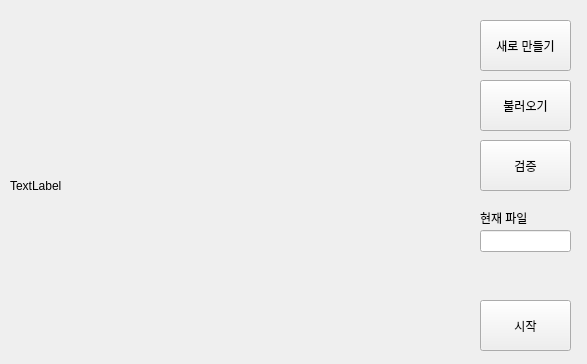
<?xml version="1.0" encoding="UTF-8"?>
<ui version="4.0">
 <class>Form</class>
 <widget class="QWidget" name="Form">
  <property name="geometry">
   <rect>
    <x>0</x>
    <y>0</y>
    <width>587</width>
    <height>364</height>
   </rect>
  </property>
  <property name="windowTitle">
   <string>Form</string>
  </property>
  <widget class="QLabel" name="image_label">
   <property name="geometry">
    <rect>
     <x>10</x>
     <y>10</y>
     <width>461</width>
     <height>351</height>
    </rect>
   </property>
   <property name="text">
    <string>TextLabel</string>
   </property>
   <property name="scaledContents">
    <bool>true</bool>
   </property>
  </widget>
  <widget class="QPushButton" name="btn_toggle_run">
   <property name="geometry">
    <rect>
     <x>480</x>
     <y>300</y>
     <width>91</width>
     <height>51</height>
    </rect>
   </property>
   <property name="text">
    <string>시작</string>
   </property>
  </widget>
  <widget class="QPushButton" name="btn_open">
   <property name="geometry">
    <rect>
     <x>480</x>
     <y>80</y>
     <width>91</width>
     <height>51</height>
    </rect>
   </property>
   <property name="text">
    <string>불러오기</string>
   </property>
  </widget>
  <widget class="QPushButton" name="btn_create_new">
   <property name="geometry">
    <rect>
     <x>480</x>
     <y>20</y>
     <width>91</width>
     <height>51</height>
    </rect>
   </property>
   <property name="text">
    <string>새로 만들기</string>
   </property>
  </widget>
  <widget class="QPushButton" name="btn_read">
   <property name="geometry">
    <rect>
     <x>480</x>
     <y>140</y>
     <width>91</width>
     <height>51</height>
    </rect>
   </property>
   <property name="text">
    <string>검증</string>
   </property>
   <property name="default">
    <bool>false</bool>
   </property>
   <property name="flat">
    <bool>false</bool>
   </property>
  </widget>
  <widget class="QLineEdit" name="current_pkl">
   <property name="geometry">
    <rect>
     <x>480</x>
     <y>230</y>
     <width>91</width>
     <height>22</height>
    </rect>
   </property>
   <property name="readOnly">
    <bool>true</bool>
   </property>
  </widget>
  <widget class="QLabel" name="label_2">
   <property name="geometry">
    <rect>
     <x>480</x>
     <y>210</y>
     <width>71</width>
     <height>16</height>
    </rect>
   </property>
   <property name="text">
    <string>현재 파일</string>
   </property>
  </widget>
 </widget>
 <resources/>
 <connections/>
</ui>
